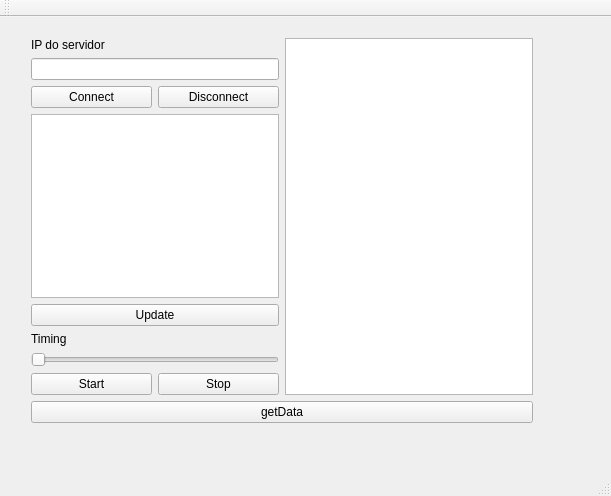
<?xml version="1.0" encoding="UTF-8"?>
<ui version="4.0">
 <class>MainWindow</class>
 <widget class="QMainWindow" name="MainWindow">
  <property name="geometry">
   <rect>
    <x>0</x>
    <y>0</y>
    <width>611</width>
    <height>496</height>
   </rect>
  </property>
  <property name="windowTitle">
   <string>MainWindow</string>
  </property>
  <widget class="QWidget" name="centralWidget">
   <widget class="QWidget" name="">
    <property name="geometry">
     <rect>
      <x>20</x>
      <y>10</y>
      <width>524</width>
      <height>407</height>
     </rect>
    </property>
    <layout class="QVBoxLayout" name="verticalLayout_2">
     <item>
      <layout class="QHBoxLayout" name="horizontalLayout_3">
       <item>
        <layout class="QVBoxLayout" name="verticalLayout">
         <item>
          <widget class="QLabel" name="label">
           <property name="text">
            <string>IP do servidor</string>
           </property>
          </widget>
         </item>
         <item>
          <widget class="QLineEdit" name="lineEdit"/>
         </item>
         <item>
          <layout class="QHBoxLayout" name="horizontalLayout">
           <item>
            <widget class="QPushButton" name="buttonConnect">
             <property name="text">
              <string>Connect</string>
             </property>
            </widget>
           </item>
           <item>
            <widget class="QPushButton" name="buttonDisconnect">
             <property name="text">
              <string>Disconnect</string>
             </property>
            </widget>
           </item>
          </layout>
         </item>
         <item>
          <widget class="QListWidget" name="listWidget"/>
         </item>
         <item>
          <widget class="QPushButton" name="buttonUpdate">
           <property name="text">
            <string>Update</string>
           </property>
          </widget>
         </item>
         <item>
          <widget class="QLabel" name="label_2">
           <property name="text">
            <string>Timing</string>
           </property>
          </widget>
         </item>
         <item>
          <widget class="QSlider" name="horizontalSlider">
           <property name="orientation">
            <enum>Qt::Horizontal</enum>
           </property>
          </widget>
         </item>
         <item>
          <layout class="QHBoxLayout" name="horizontalLayout_2">
           <item>
            <widget class="QPushButton" name="buttonStart">
             <property name="text">
              <string>Start</string>
             </property>
            </widget>
           </item>
           <item>
            <widget class="QPushButton" name="buttonStop">
             <property name="text">
              <string>Stop</string>
             </property>
            </widget>
           </item>
          </layout>
         </item>
        </layout>
       </item>
       <item>
        <widget class="QGraphicsView" name="graphicsView"/>
       </item>
      </layout>
     </item>
     <item>
      <widget class="QPushButton" name="pushButtonGet">
       <property name="text">
        <string>getData</string>
       </property>
      </widget>
     </item>
    </layout>
   </widget>
  </widget>
  <widget class="QMenuBar" name="menuBar">
   <property name="geometry">
    <rect>
     <x>0</x>
     <y>0</y>
     <width>611</width>
     <height>21</height>
    </rect>
   </property>
  </widget>
  <widget class="QToolBar" name="mainToolBar">
   <attribute name="toolBarArea">
    <enum>TopToolBarArea</enum>
   </attribute>
   <attribute name="toolBarBreak">
    <bool>false</bool>
   </attribute>
  </widget>
  <widget class="QStatusBar" name="statusBar"/>
 </widget>
 <layoutdefault spacing="6" margin="11"/>
 <resources/>
 <connections/>
</ui>
